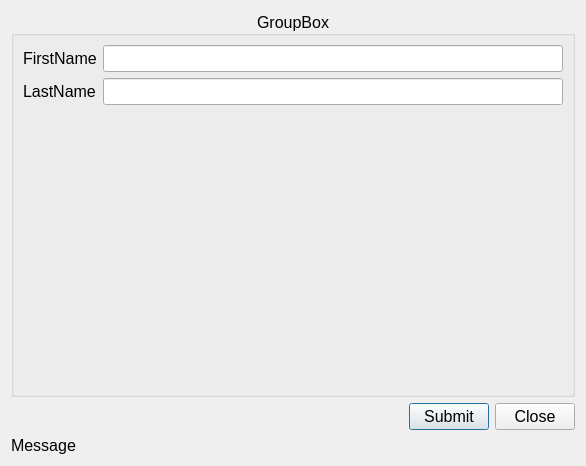
<?xml version="1.0" encoding="UTF-8"?>
<ui version="4.0">
 <class>d_Person</class>
 <widget class="QDialog" name="d_Person">
  <property name="windowModality">
   <enum>Qt::ApplicationModal</enum>
  </property>
  <property name="geometry">
   <rect>
    <x>0</x>
    <y>0</y>
    <width>586</width>
    <height>466</height>
   </rect>
  </property>
  <property name="font">
   <font>
    <pointsize>12</pointsize>
   </font>
  </property>
  <property name="windowTitle">
   <string>sample Application</string>
  </property>
  <property name="windowIcon">
   <iconset resource="../../icons/icons.qrc">
    <normaloff>:/main/dollars.svg</normaloff>:/main/dollars.svg</iconset>
  </property>
  <layout class="QGridLayout" name="gridLayout">
   <item row="1" column="1">
    <widget class="QPushButton" name="pb_Submit">
     <property name="text">
      <string>Submit</string>
     </property>
     <property name="icon">
      <iconset resource="../../icons/icons.qrc">
       <normaloff>:/Buttons/ok.svg</normaloff>:/Buttons/ok.svg</iconset>
     </property>
    </widget>
   </item>
   <item row="1" column="2">
    <widget class="QPushButton" name="pb_Close">
     <property name="text">
      <string>Close</string>
     </property>
     <property name="icon">
      <iconset resource="../../icons/icons.qrc">
       <normaloff>:/Buttons/cancel.svg</normaloff>:/Buttons/cancel.svg</iconset>
     </property>
    </widget>
   </item>
   <item row="1" column="0">
    <spacer name="horizontalSpacer">
     <property name="orientation">
      <enum>Qt::Horizontal</enum>
     </property>
     <property name="sizeHint" stdset="0">
      <size>
       <width>40</width>
       <height>20</height>
      </size>
     </property>
    </spacer>
   </item>
   <item row="0" column="0" colspan="3">
    <widget class="QGroupBox" name="gb_Person">
     <property name="title">
      <string>GroupBox</string>
     </property>
     <property name="alignment">
      <set>Qt::AlignCenter</set>
     </property>
     <layout class="QFormLayout" name="formLayout">
      <item row="0" column="0">
       <widget class="QLabel" name="label">
        <property name="text">
         <string>FirstName</string>
        </property>
       </widget>
      </item>
      <item row="0" column="1">
       <widget class="QLineEdit" name="le_Fname"/>
      </item>
      <item row="1" column="0">
       <widget class="QLabel" name="label_2">
        <property name="text">
         <string>LastName</string>
        </property>
       </widget>
      </item>
      <item row="1" column="1">
       <widget class="QLineEdit" name="le_Lname"/>
      </item>
      <item row="2" column="1">
       <spacer name="verticalSpacer">
        <property name="orientation">
         <enum>Qt::Vertical</enum>
        </property>
        <property name="sizeHint" stdset="0">
         <size>
          <width>20</width>
          <height>40</height>
         </size>
        </property>
       </spacer>
      </item>
     </layout>
    </widget>
   </item>
   <item row="2" column="0" colspan="3">
    <widget class="QLabel" name="lb_Message">
     <property name="text">
      <string>Message</string>
     </property>
    </widget>
   </item>
  </layout>
 </widget>
 <resources>
  <include location="../../icons/icons.qrc"/>
 </resources>
 <connections/>
</ui>
